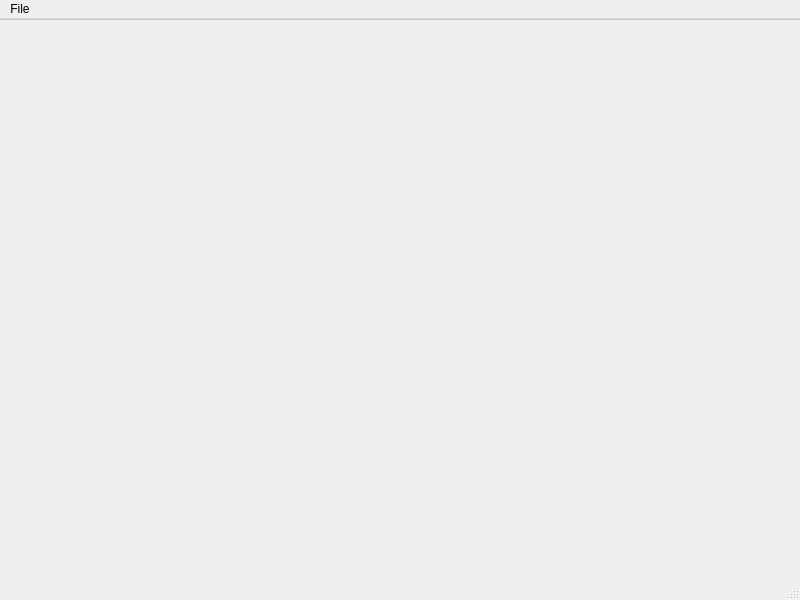
<?xml version="1.0" encoding="UTF-8"?>
<ui version="4.0">
 <class>MainWindow</class>
 <widget class="QMainWindow" name="MainWindow">
  <property name="geometry">
   <rect>
    <x>0</x>
    <y>0</y>
    <width>800</width>
    <height>600</height>
   </rect>
  </property>
  <property name="windowTitle">
   <string>MainWindow</string>
  </property>
  <widget class="QWidget" name="centralLayout">
   <layout class="QHBoxLayout" name="horizontalLayout">
    <property name="margin">
     <number>0</number>
    </property>
    <item>
     <widget class="QTabWidget" name="tabWidget">
      <property name="styleSheet">
       <string notr="true">QTabWidget::pane { 
border-top: 1px solid #C2C7CB;
}</string>
      </property>
      <property name="tabsClosable">
       <bool>true</bool>
      </property>
      <property name="movable">
       <bool>true</bool>
      </property>
     </widget>
    </item>
   </layout>
  </widget>
  <widget class="QMenuBar" name="menubar">
   <property name="geometry">
    <rect>
     <x>0</x>
     <y>0</y>
     <width>800</width>
     <height>24</height>
    </rect>
   </property>
   <widget class="QMenu" name="mnuFile">
    <property name="title">
     <string>File</string>
    </property>
    <addaction name="actionOpenDocument"/>
   </widget>
   <addaction name="mnuFile"/>
  </widget>
  <widget class="QStatusBar" name="statusbar"/>
  <action name="actionOpenDocument">
   <property name="text">
    <string>Open</string>
   </property>
  </action>
 </widget>
 <resources/>
 <connections/>
</ui>
